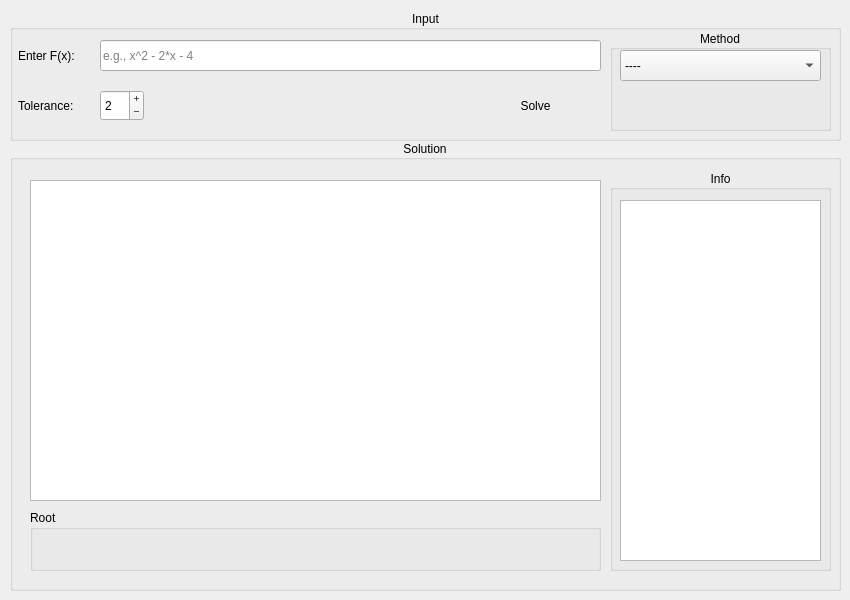
    <widget class="QWidget" name="RootPage">
     <widget class="QGroupBox" name="groupBox_2">
      <property name="geometry">
       <rect>
        <x>10</x>
        <y>10</y>
        <width>831</width>
        <height>131</height>
       </rect>
      </property>
      <property name="title">
       <string>Input</string>
      </property>
      <property name="alignment">
       <set>Qt::AlignmentFlag::AlignCenter</set>
      </property>
      <property name="flat">
       <bool>false</bool>
      </property>
      <widget class="QLabel" name="label_2">
       <property name="geometry">
        <rect>
         <x>0</x>
         <y>30</y>
         <width>131</width>
         <height>31</height>
        </rect>
       </property>
       <property name="text">
        <string>Enter F(x):</string>
       </property>
       <property name="indent">
        <number>8</number>
       </property>
      </widget>
      <widget class="QLineEdit" name="RootEQInput">
       <property name="geometry">
        <rect>
         <x>90</x>
         <y>30</y>
         <width>501</width>
         <height>31</height>
        </rect>
       </property>
       <property name="placeholderText">
        <string>e.g., x^2 - 2*x - 4</string>
       </property>
      </widget>
      <widget class="QPushButton" name="RootSolveButton">
       <property name="geometry">
        <rect>
         <x>460</x>
         <y>80</y>
         <width>131</width>
         <height>31</height>
        </rect>
       </property>
       <property name="cursor">
        <cursorShape>PointingHandCursor</cursorShape>
       </property>
       <property name="autoFillBackground">
        <bool>false</bool>
       </property>
       <property name="text">
        <string>Solve</string>
       </property>
       <property name="autoDefault">
        <bool>false</bool>
       </property>
       <property name="default">
        <bool>false</bool>
       </property>
       <property name="flat">
        <bool>true</bool>
       </property>
      </widget>
      <widget class="QGroupBox" name="groupBox_8">
       <property name="geometry">
        <rect>
         <x>600</x>
         <y>20</y>
         <width>221</width>
         <height>101</height>
        </rect>
       </property>
       <property name="title">
        <string>Method</string>
       </property>
       <property name="alignment">
        <set>Qt::AlignmentFlag::AlignCenter</set>
       </property>
       <widget class="QComboBox" name="MethodSelector">
        <property name="geometry">
         <rect>
          <x>10</x>
          <y>20</y>
          <width>201</width>
          <height>31</height>
         </rect>
        </property>
        <property name="frame">
         <bool>true</bool>
        </property>
        <item>
         <property name="text">
          <string>----</string>
         </property>
        </item>
        <item>
         <property name="text">
          <string>BiSection</string>
         </property>
        </item>
        <item>
         <property name="text">
          <string>Secant</string>
         </property>
        </item>
        <item>
         <property name="text">
          <string>Newton</string>
         </property>
        </item>
       </widget>
      </widget>
      <widget class="QLabel" name="label_3">
       <property name="geometry">
        <rect>
         <x>0</x>
         <y>80</y>
         <width>81</width>
         <height>31</height>
        </rect>
       </property>
       <property name="text">
        <string>Tolerance:</string>
       </property>
       <property name="indent">
        <number>8</number>
       </property>
      </widget>
      <widget class="QSpinBox" name="RootTol">
       <property name="geometry">
        <rect>
         <x>90</x>
         <y>80</y>
         <width>44</width>
         <height>31</height>
        </rect>
       </property>
       <property name="buttonSymbols">
        <enum>QAbstractSpinBox::ButtonSymbols::PlusMinus</enum>
       </property>
       <property name="minimum">
        <number>1</number>
       </property>
       <property name="maximum">
        <number>10</number>
       </property>
       <property name="value">
        <number>2</number>
       </property>
      </widget>
     </widget>
     <widget class="QGroupBox" name="groupBox_4">
      <property name="geometry">
       <rect>
        <x>10</x>
        <y>140</y>
        <width>831</width>
        <height>451</height>
       </rect>
      </property>
      <property name="title">
       <string>Solution</string>
      </property>
      <property name="alignment">
       <set>Qt::AlignmentFlag::AlignCenter</set>
      </property>
      <widget class="QTableWidget" name="RootTable">
       <property name="geometry">
        <rect>
         <x>20</x>
         <y>40</y>
         <width>571</width>
         <height>321</height>
        </rect>
       </property>
       <property name="gridStyle">
        <enum>Qt::PenStyle::SolidLine</enum>
       </property>
       <property name="sortingEnabled">
        <bool>false</bool>
       </property>
       <attribute name="horizontalHeaderVisible">
        <bool>true</bool>
       </attribute>
       <attribute name="horizontalHeaderStretchLastSection">
        <bool>false</bool>
       </attribute>
       <attribute name="verticalHeaderVisible">
        <bool>true</bool>
       </attribute>
      </widget>
      <widget class="QGroupBox" name="groupBox_5">
       <property name="geometry">
        <rect>
         <x>600</x>
         <y>30</y>
         <width>221</width>
         <height>401</height>
        </rect>
       </property>
       <property name="title">
        <string>Info</string>
       </property>
       <property name="alignment">
        <set>Qt::AlignmentFlag::AlignCenter</set>
       </property>
       <widget class="QPlainTextEdit" name="RootInfo">
        <property name="geometry">
         <rect>
          <x>10</x>
          <y>30</y>
          <width>201</width>
          <height>361</height>
         </rect>
        </property>
        <property name="readOnly">
         <bool>true</bool>
        </property>
        <property name="plainText">
         <string/>
        </property>
       </widget>
      </widget>
      <widget class="QGroupBox" name="RootGroup">
       <property name="geometry">
        <rect>
         <x>20</x>
         <y>370</y>
         <width>571</width>
         <height>61</height>
        </rect>
       </property>
       <property name="title">
        <string>Root</string>
       </property>
       <widget class="QLabel" name="RootLabel">
        <property name="geometry">
         <rect>
          <x>10</x>
          <y>30</y>
          <width>351</width>
          <height>20</height>
         </rect>
        </property>
        <property name="text">
         <string/>
        </property>
       </widget>
      </widget>
     </widget>
    </widget>
